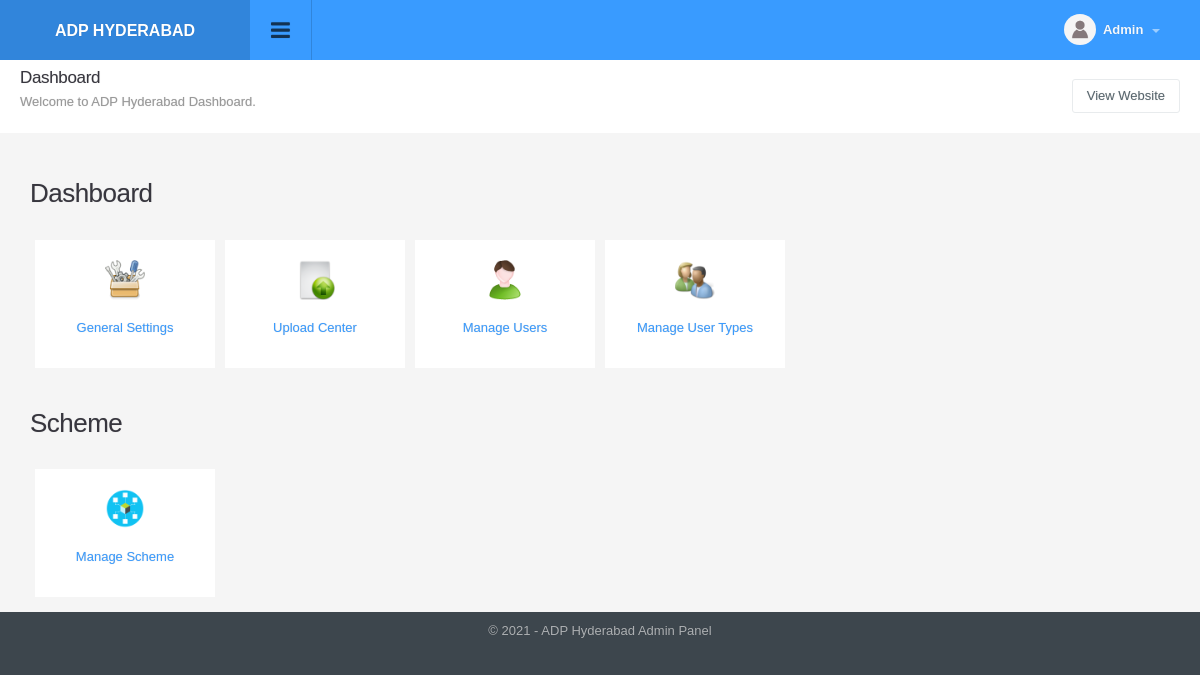
The page /admin/index.php (signed in) on the database its author committed.
### tables this page shows
CREATE TABLE `config_variable` (
  `id` int(11) NOT NULL,
  `config_type_id` int(11) NOT NULL,
  `title` varchar(512) NOT NULL,
  `notes` varchar(512) NOT NULL,
  `type` varchar(200) NOT NULL,
  `default_values` text NOT NULL,
  `key` varchar(200) NOT NULL,
  `value` text NOT NULL,
  `sortorder` int(11) NOT NULL
);

CREATE TABLE `menu` (
  `id` int(11) NOT NULL,
  `title` varchar(100) NOT NULL,
  `url` varchar(100) NOT NULL,
  `parent_id` int(11) NOT NULL,
  `depth` int(1) NOT NULL,
  `sortorder` int(11) NOT NULL,
  `icon` varchar(200) NOT NULL,
  `small_icon` varchar(200) NOT NULL
);

### admin/include/utility.php (called while the page is built, shortened)
<?php
function get_config($var){
	global $dblink;
	$sql="select value from config_variable where `key`='".slash($var)."'";
	$resConfig=doquery($sql,$dblink);
	if(numrows($resConfig)>0){
		while($rowConfig=dofetch($resConfig))
			return unslash($rowConfig["value"]);
	}
}
$site_title=get_config("site_title");
$site_url=get_config("site_url");
$file_upload_root="./uploads/";
function slash($str){
	if(!is_array($str))
		return utf8_encode(addslashes($str));
	else{
		for($i=0; $i<count($str); $i++)
			$str[$i]=slash($str[$i]);
		return $str;
	}
}
function unslash($str){
	return stripslashes(utf8_decode($str));
	}

### admin/include/db.php (called while the page is built, shortened)
<?php
function doquery($qr,$lnk){
	@$res=mysqli_query($lnk,$qr) or die($qr." - ".mysqli_error($lnk));
	return $res;
}
function dofetch($rs){
	@$rec=mysqli_fetch_array($rs);
	return $rec;
}
function numrows($rs){
	return mysqli_num_rows($rs);
}

### admin/index.php (the view, shortened to what this page needs)
<?php
include("include/db.php");
include("include/utility.php");
?>
<?php include("include/header.php");?>
   <div class="page-header">
        <h1 class="title">Dashboard</h1>
        <ol class="breadcrumb">
            <li class="active">Welcome to <?php echo $site_title?> Dashboard.</li>
        </ol>
        <div class="right">
            <div class="btn-group" role="group" aria-label="...">
                <a href="<?php echo $site_url?>" class="btn btn-light" target="_blank" title="View Website">View Website</a>
            </div>
        </div>
    </div>
    <div class="container-widget row">
        <div class="col-md-12">
            <?php
            $res=doquery("Select * from menu where parent_id=0 order by sortorder ASC",$dblink);
            if(numrows($res)>0){
                while($rec=dofetch($res)){
                    ?>
                    <h2 class="title"><?php echo $rec["title"]?></h2>
                    <?php
                    $res1=doquery("Select * from menu where parent_id=".$rec["id"]." order by sortorder ASC",$dblink);
                    if(numrows($res1)>0){
                        ?>
                        <ul class="menu-boxes clearfix">
                            <?php
                            while($rec1=dofetch($res1)){
                                ?>
                                <li class="col-xs-6 col-md-2 col-sm-3">
                                    <a href="<?php echo $rec1["url"]?>">
                                        <span class="project-icon"><img width="40px" height="40px" title="<?php echo $rec1['title'];?>" alt="Menu Icon" src="<?php echo $file_upload_root?>menu/<?php echo $rec1["icon"]?>"></span>
                                        <span><?php echo $rec1["title"];?></span>
                                    </a>
                                </li>
                                <?php
                            }
                            ?>
                        </ul>
                        <?php
                    }
                }
            }
            ?>
        </div>
    </div>
</div>
<?php include("include/footer.php");?>

### admin/include/header.php (shortened to what this page needs)
<!DOCTYPE html PUBLIC "-//W3C//DTD XHTML 1.0 Transitional//EN" "http://www.w3.org/TR/xhtml1/DTD/xhtml1-transitional.dtd">
<html xmlns="http://www.w3.org/1999/xhtml">
<head>
<link type="text/css" rel="stylesheet" href="css/font-awesome.min.css" />
<link type="text/css" rel="stylesheet" href="css/font-awesome.css" />
<link type="text/css" rel="stylesheet"  href="css/bootstrap.css" />
<link rel="stylesheet" href="css/bootstrap-datetimepicker.min.css" />
<link type="text/css" rel="stylesheet"  href="css/awesome-bootstrap-checkbox.css" />
<link href="css/general.css" type="text/css" rel="stylesheet" />
<link type="text/css" rel="stylesheet"  href="css/style.css" />
<link rel="stylesheet" href="//code.jquery.com/ui/1.12.1/themes/base/jquery-ui.css">
</head>
<body>
	<div id="wrapper" class="round_corners">
    	<div id="top" class="clearfix">
            <div class="applogo">
			<a href="index.php" class="logo"><?php $admin_logo=get_config("admin_logo"); if(empty($admin_logo)) echo $site_title; else { ?><img src="<?php echo $file_upload_root;?>config/<?php echo $admin_logo?>" /><?php }?></a>
            </div>
            <a class="sidebar-open-button" href="#"><i class="fa fa-bars"></i></a>
            <ul class="top-right">
            	<li class="dropdown link">
                	<a class="dropdown-toggle profilebox" data-toggle="dropdown" href="#">
                    	<img alt="img" src="images/profileimg-default.png">
                        <b><?php echo ucfirst((isset($_SESSION["logged_in_admin"]) && $_SESSION["logged_in_admin"]!="")?$_SESSION["logged_in_admin"]["name"]:"Guest");?></b>
                        <span class="caret"></span>
                    </a>
                </li>
           </ul>
        </div>
		<div class="content" style="margin-left:0">

### admin/include/footer.php (shortened to what this page needs)
<div id="footer" class="bottom_round_corners">
	<div id="footer_content">
    	<address>&copy; <?php echo date("Y");?> - <?php echo $site_title; ?> Admin Panel</address>
    </div>
</div>
<link href="js/fancybox/jquery.fancybox.min.css" rel="stylesheet" type="text/css" />
<link href="js/chosen/chosen.css" rel="stylesheet" type="text/css" />
<link rel="stylesheet" type="text/css" href="css/angularjs-datetime-picker.css" />
</body>
</html>

### rows shown on the page
config_variable: value "ADP HYDERABAD", value "ADP Hyderabad"
menu: title "Dashboard"
menu: icon (picture), title "General Settings"
menu: icon (picture), title "Upload Center"
menu: icon (picture), title "Manage Users"
menu: icon (picture), title "Manage User Types"
menu: title "Scheme"
menu: icon (picture), title "Manage Scheme"
